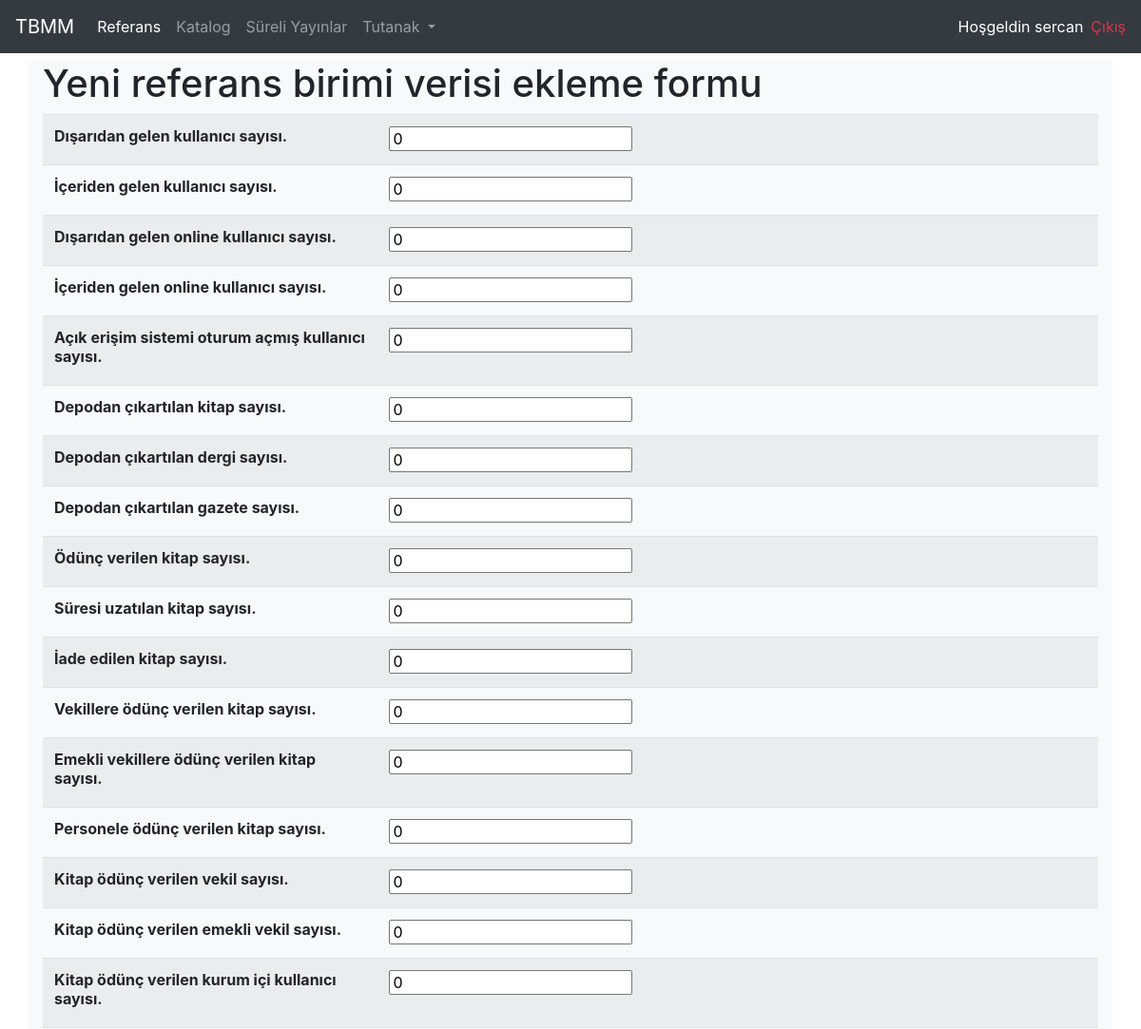
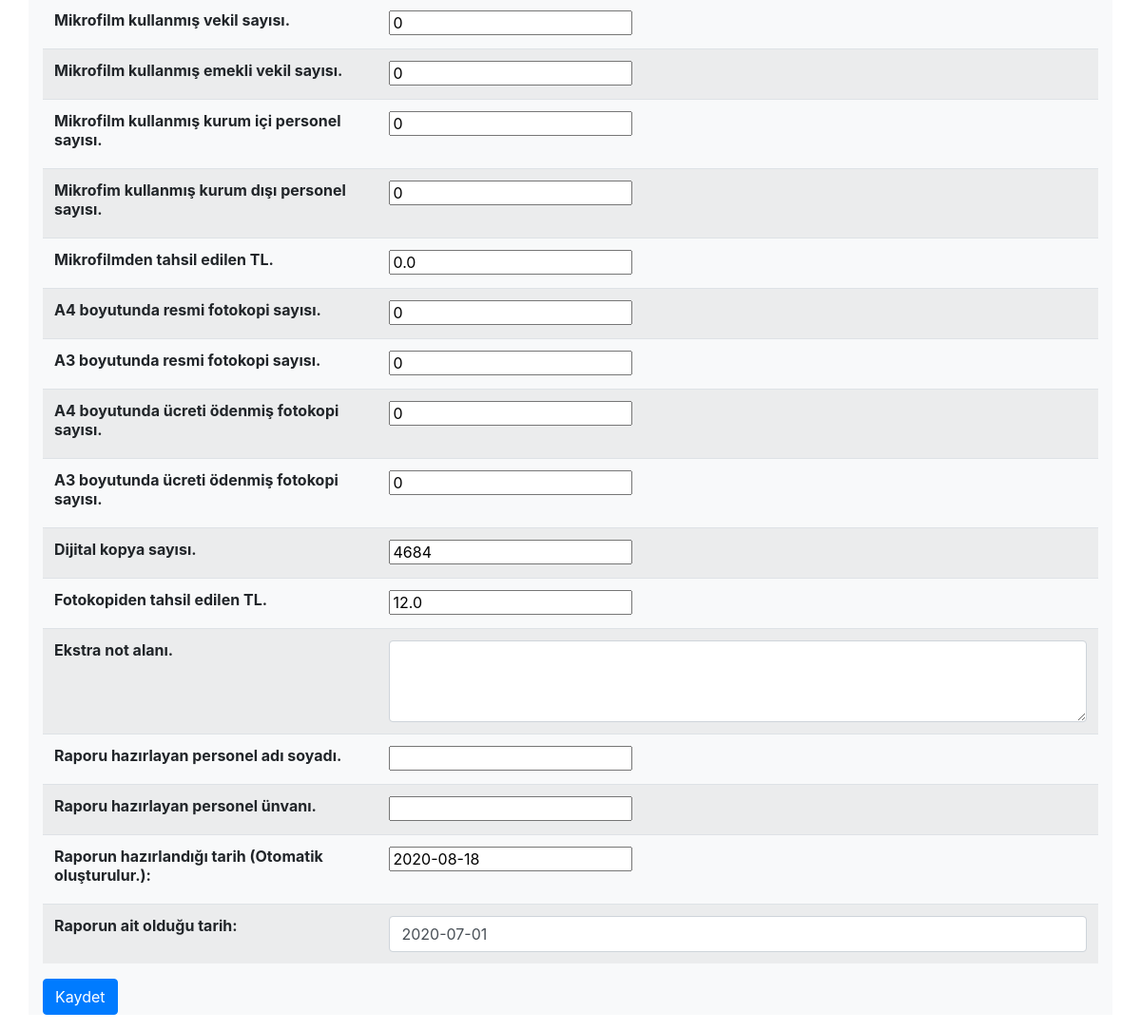
The app's page /referans/36/duzenle/ (signed in) with its own data (2 pictures, top to bottom).
### cockpit/models.py (models this page shows, shortened)
class ReferenceServiceAnalytic(models.Model):
    user_from_out                  = models.IntegerField(default=0, verbose_name="Dışarıdan gelen kullanıcı sayısı.")
    user_from_inside               = models.IntegerField(default=0, verbose_name="İçeriden gelen kullanıcı sayısı.")
    online_user_outside            = models.IntegerField(default=0, verbose_name="Dışarıdan gelen online kullanıcı sayısı.")
    online_user_inside             = models.IntegerField(default=0, verbose_name="İçeriden gelen online kullanıcı sayısı.")
    open_access_session_count      = models.IntegerField(default=0, verbose_name="Açık erişim sistemi oturum açmış kullanıcı sayısı.")
    depo_used_book                 = models.IntegerField(default=0, verbose_name="Depodan çıkartılan kitap sayısı.")
    depo_used_journal              = models.IntegerField(default=0, verbose_name="Depodan çıkartılan dergi sayısı.")
    depo_used_newspaper            = models.IntegerField(default=0, verbose_name="Depodan çıkartılan gazete sayısı.")
    book_on_loan                   = models.IntegerField(default=0, verbose_name="Ödünç verilen kitap sayısı.")
    book_renew                     = models.IntegerField(default=0, verbose_name="Süresi uzatılan kitap sayısı.")
    book_withdraw                  = models.IntegerField(default=0, verbose_name="İade edilen kitap sayısı.")
    book_on_loan_mp                = models.IntegerField(default=0, verbose_name="Vekillere ödünç verilen kitap sayısı.")
    book_on_loan_retired_mp        = models.IntegerField(default=0, verbose_name="Emekli vekillere ödünç verilen kitap sayısı.")
    book_on_loan_patron_inside     = models.IntegerField(default=0, verbose_name="Personele ödünç verilen kitap sayısı.")
    mp_count_for_book_use          = models.IntegerField(default=0, verbose_name="Kitap ödünç verilen vekil sayısı.")
    retired_mp_count_book_use      = models.IntegerField(default=0, verbose_name="Kitap ödünç verilen emekli vekil sayısı.")
    inside_patron_count_book_use   = models.IntegerField(default=0, verbose_name="Kitap ödünç verilen kurum içi kullanıcı  sayısı.")
    microfilm_use_mp               = models.IntegerField(default=0, verbose_name="Mikrofilm kullanmış vekil sayısı.")
    microfilm_use_retired_mp       = models.IntegerField(default=0, verbose_name="Mikrofilm kullanmış emekli vekil sayısı.")
    microfilm_use_patron_inside    = models.IntegerField(default=0, verbose_name="Mikrofilm kullanmış kurum içi personel sayısı.")
    microfilm_use_patron_outside   = models.IntegerField(default=0, verbose_name="Mikrofim kullanmış kurum dışı personel sayısı.")
    microfilm_income               = models.FloatField(default = 0, verbose_name="Mikrofilmden tahsil edilen TL.")
    photocopy_a4_formal            = models.IntegerField(default=0, verbose_name="A4 boyutunda resmi fotokopi sayısı.")
    photocopy_a3_formal            = models.IntegerField(default=0, verbose_name="A3 boyutunda resmi fotokopi sayısı.")
    photocopy_a4_paid              = models.IntegerField(default=0, verbose_name="A4 boyutunda ücreti ödenmiş fotokopi sayısı.")
    photocopy_a3_paid              = models.IntegerField(default=0, verbose_name="A3 boyutunda ücreti ödenmiş fotokopi sayısı.")
    dijitalized_papers             = models.IntegerField(default = 0, verbose_name="Dijital kopya sayısı.")
    photocopy_income               = models.FloatField(default = 0, verbose_name="Fotokopiden tahsil edilen TL.")
    notes                          = models.TextField(max_length=1500, blank=True, verbose_name="Ekstra not alanı.")
    reporter_identity              = models.CharField(max_length=60, blank=True, verbose_name="Raporu hazırlayan personel adı soyadı.")
    reporter_title                 = models.CharField(max_length=60, blank=True, verbose_name="Raporu hazırlayan personel ünvanı.")
    report_date                    = models.DateField(verbose_name="Raporun hazırlandığı tarih (Otomatik oluşturulur.)", default=timezone.now)
    date                           = models.DateField( verbose_name="Raporun ait olduğu tarih")

### cockpit/views.py (the view, shortened to what this page needs)
# urls.py: path('referans/<int:pk>/duzenle/', views.RefAnalyticsFormView.as_view(), name='edit_reference'),
class RefAnalyticsFormView(View):
    form = ReferenceForm()
    template_name = 'cockpit/new_record_ref.html'
    obj = ReferenceServiceAnalytic()
    @method_decorator(login_required)
    def get(self, request, *args, **kwargs):
        pk = self.kwargs.get('pk')
        if pk:
            print("PK VAR")
            try:
                print("ANAHAT : {}".format(pk))
                self.obj = ReferenceServiceAnalytic.objects.get(pk=pk)
                initial = { 'user_from_out' : self.obj.user_from_out,
                            'user_from_inside' :self.obj.user_from_inside,
                            'online_user_outside': self.obj.online_user_outside,
                            'online_user_inside': self.obj.online_user_inside,
                            'date': self.obj.date}
                form = ReferenceForm(instance = self.obj)
                print(form)
                return render(request, self.template_name, {'form': form})
            except:
                return HttpResponse("Böyle bir sayfa yok")
            print("NESNEYİ BUL VE FORMA BAS")
            print("PK var {}".format(str(pk)))
        else:
            form = self.form
            return render(request, self.template_name, {'form': form})

### cockpit/forms.py
class ReferenceForm(forms.ModelForm):
    class Meta:
        model = ReferenceServiceAnalytic
        fields = '__all__'
        widgets = {
            'date' : forms.DateInput(attrs={ 'class' : 'form-control' ,
                                             'placeholder':'2019-01-30'}),
            'notes' : forms.Textarea(attrs={ 'class' : 'form-control',
            'cols': 80, 'rows': 3}),
        }

### cockpit/templates/cockpit/new_record_ref.html (shortened to what this page needs)
{% extends 'cockpit/base.html' %}
{% load static %}
{% block content %}
<div class="container bg-light">
    <h1>Yeni referans birimi verisi ekleme formu</h1>
<form method="POST">
    <table class="table table-striped" >
    {{ form }}
    </table>
    <input class="btn btn-primary" type="submit" value="Kaydet" >
</form>
</div>
{% endblock %}

### cockpit/templates/cockpit/base.html (shortened to what this page needs)
{% load static %}
<html>
<head>
  {% include 'cockpit/base_header.html' %}
</head>
<body>
  <nav class="navbar navbar-expand-lg navbar-dark bg-dark">
    <a class="navbar-brand" href="{% url 'home_page' %}">TBMM</a>
    <div class="collapse navbar-collapse" id="navbarNavDropdown">
      <ul class="navbar-nav">
        <li class="nav-item active">
          <a class="nav-link" href="{% url 'reference_index' %}">Referans <span class="sr-only">(current)</span></a>
        </li>
        <li class="nav-item">
          <a class="nav-link" href="#">Katalog</a>
        </li>
        <li class="nav-item">
          <a class="nav-link" href="{% url 'acquisition_report_index' %}">Süreli Yayınlar</a>
        </li>
        <li class="nav-item dropdown">
          <a class="nav-link dropdown-toggle" href="#" id="navbarDropdownMenuLink" data-toggle="dropdown"
            aria-haspopup="true" aria-expanded="false">
            Tutanak
          </a>
        </li>
      </ul>
    </div>
    <div>
      {% if user.is_authenticated %}
      <ul class="navbar-nav">
        <li class="nav-item text-white mr-2">Hoşgeldin {{ user.username}}</li>
        <li class="nav-item text-white "><a class="text-danger" href="{% url 'logout' %}">Çıkış</a></li>
        {% else %}
        <ul class="navbar-nav">
          <li class="nav-item text-white mr-2"><a class="text-info" href="{% url 'login' %}">Giriş</a></li>
          {% endif %}
        </ul>
    </div>
  </nav>
  <div class="container-fluid ">
  {% block content %}
  {% endblock %}
  </div>
</body>
</html>

### records on screen
ReferenceServiceAnalytic: user_from_out "0", user_from_inside "0", online_user_outside "0", online_user_inside "0", open_access_session_count "0", depo_used_book "0", depo_used_journal "0", depo_used_newspaper "0", book_on_loan "0", book_renew "0", book_withdraw "0", book_on_loan_mp "0", book_on_loan_retired_mp "0", book_on_loan_patron_inside "0", mp_count_for_book_use "0", retired_mp_count_book_use "0", inside_patron_count_book_use "0", microfilm_use_mp "0", microfilm_use_retired_mp "0", microfilm_use_patron_inside "0", microfilm_use_patron_outside "0", microfilm_income "0.0", photocopy_a4_formal "0", photocopy_a3_formal "0", photocopy_a4_paid "0", photocopy_a3_paid "0", dijitalized_papers "4684", photocopy_income "12.0", report_date "2020-08-18", date "2020-07-01"

### other values on screen
{{ user.username }} "sercan"
